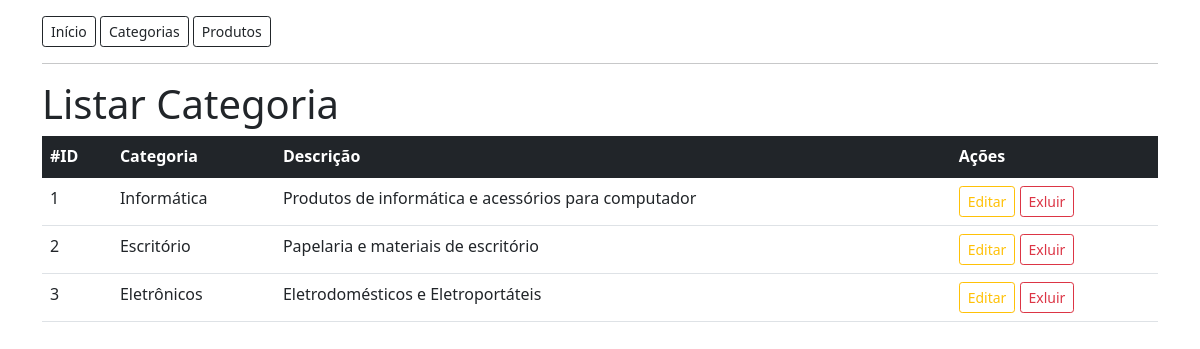
Screenshot of /categorias with the database file from the repository.
### tables this page shows
CREATE TABLE tb_category(
    id INT(11) NOT NULL PRIMARY KEY AUTO_INCREMENT,
    name VARCHAR(30) NOT NULL,
    description VARCHAR(100) NOT NULL
);

### src/Controller/AbstractController.php (called while the page is built, shortened)
<?php
abstract class AbstractController
{
    public function render(string $viewName, $data = null): void
    {
        include dirname(__DIR__)."/View/_partials/head.php";
        include dirname(__DIR__)."/View/{$viewName}.php";
        include dirname(__DIR__)."/View/_partials/footer.php";
    }
}

### src/Controller/CategoryController.php (called while the page is built, shortened)
<?php
class CategoryController extends AbstractController
{
    public function listAction(): void
    {
        $con = Connection::getConnection();
        $result = $con->prepare('SELECT * FROM tb_category');
        $result->execute();
        parent::render('category/list', $result);
    }
}

### public/index.php (called while the page is built, shortened)
<?php
$url = explode('?', $_SERVER['REQUEST_URI'])[0];
$routes = include dirname(__DIR__)."/config/routes.php";
$methodName = $routes[$url]['method'];
(new $controllerName())->$methodName();

### src/View/category/list.php (the view)
<h1>Listar Categoria</h1>
<table class="table table-hover">
    <thead class="table-dark">
        <tr>
            <th>#ID</th>
            <th>Categoria</th>
            <th>Descrição</th>
            <th>Ações</th>
        </tr>
    </thead>
    <tbody>
        <?php
            while($category = $data->fetch(\PDO::FETCH_ASSOC))
            {
                $id = $category['id'];
                $name = $category['name'];
                $description = $category['description'];
                echo"<tr>
                    <td>$id</td>
                    <td>$name</td>
                    <td>$description</td>
                    <td>
                        <a class='btn btn-sm btn-outline-warning' href='/categorias/editar?id=$id'>Editar</a>
                        <a class='btn btn-sm btn-outline-danger' href='/categorias/excluir?id=$id'>Exluir</a>
                    </td>
                </tr>";
            }
        ?>
    </tbody>
</table>

### src/View/_partials/head.php (shortened to what this page needs)
<!DOCTYPE html>
<html lang="pt-BR">
<head>
  <link href="https://cdn.jsdelivr.net/npm/bootstrap@5.1.3/dist/css/bootstrap.min.css" rel="stylesheet">
</head>
<body class="container">
  <nav class="mt-3">
    <a class="btn btn-sm btn-outline-dark" href="/">Início</a>
    <a class="btn btn-sm btn-outline-dark" href="/categorias">Categorias</a>
    <a class="btn btn-sm btn-outline-dark" href="/produtos">Produtos</a>
  </nav>
  <hr>

### rows the page displays
tb_category: id "1", name "Informática", description "Produtos de informática e acessórios para computador"
tb_category: id "2", name "Escritório", description "Papelaria e materiais de escritório"
tb_category: id "3", name "Eletrônicos", description "Eletrodomésticos e Eletroportáteis"
